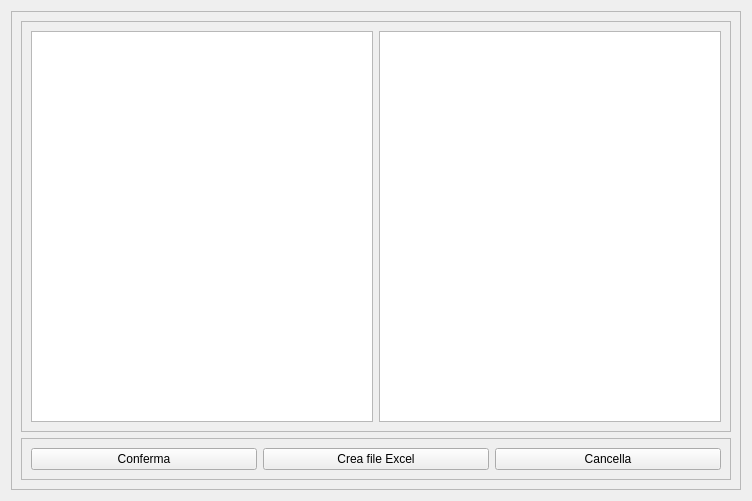
<?xml version="1.0" encoding="UTF-8"?>
<ui version="4.0">
 <class>ExcelPathDialog</class>
 <widget class="QDialog" name="ExcelPathDialog">
  <property name="geometry">
   <rect>
    <x>0</x>
    <y>0</y>
    <width>752</width>
    <height>501</height>
   </rect>
  </property>
  <property name="windowTitle">
   <string/>
  </property>
  <layout class="QVBoxLayout" name="verticalLayout_2">
   <item>
    <widget class="QScrollArea" name="scrollArea">
     <property name="widgetResizable">
      <bool>true</bool>
     </property>
     <widget class="QWidget" name="scrollAreaWidgetContents">
      <property name="geometry">
       <rect>
        <x>0</x>
        <y>0</y>
        <width>726</width>
        <height>475</height>
       </rect>
      </property>
      <layout class="QVBoxLayout" name="verticalLayout">
       <item>
        <widget class="QFrame" name="frame">
         <property name="frameShape">
          <enum>QFrame::StyledPanel</enum>
         </property>
         <property name="frameShadow">
          <enum>QFrame::Raised</enum>
         </property>
         <layout class="QHBoxLayout" name="horizontalLayout_2">
          <item>
           <widget class="QTreeView" name="dir_tree_view"/>
          </item>
          <item>
           <widget class="QTreeView" name="file_tree_view"/>
          </item>
         </layout>
        </widget>
       </item>
       <item>
        <widget class="QFrame" name="frame_2">
         <property name="frameShape">
          <enum>QFrame::StyledPanel</enum>
         </property>
         <property name="frameShadow">
          <enum>QFrame::Raised</enum>
         </property>
         <layout class="QHBoxLayout" name="horizontalLayout_3">
          <item>
           <widget class="QPushButton" name="Conferma_button">
            <property name="text">
             <string>Conferma</string>
            </property>
            <property name="autoDefault">
             <bool>false</bool>
            </property>
           </widget>
          </item>
          <item>
           <widget class="QPushButton" name="create_excel_file_button">
            <property name="text">
             <string>Crea file Excel</string>
            </property>
            <property name="autoDefault">
             <bool>false</bool>
            </property>
           </widget>
          </item>
          <item>
           <widget class="QPushButton" name="Cancella_button">
            <property name="text">
             <string>Cancella</string>
            </property>
            <property name="autoDefault">
             <bool>false</bool>
            </property>
           </widget>
          </item>
         </layout>
        </widget>
       </item>
      </layout>
     </widget>
    </widget>
   </item>
  </layout>
 </widget>
 <resources/>
 <connections/>
</ui>
